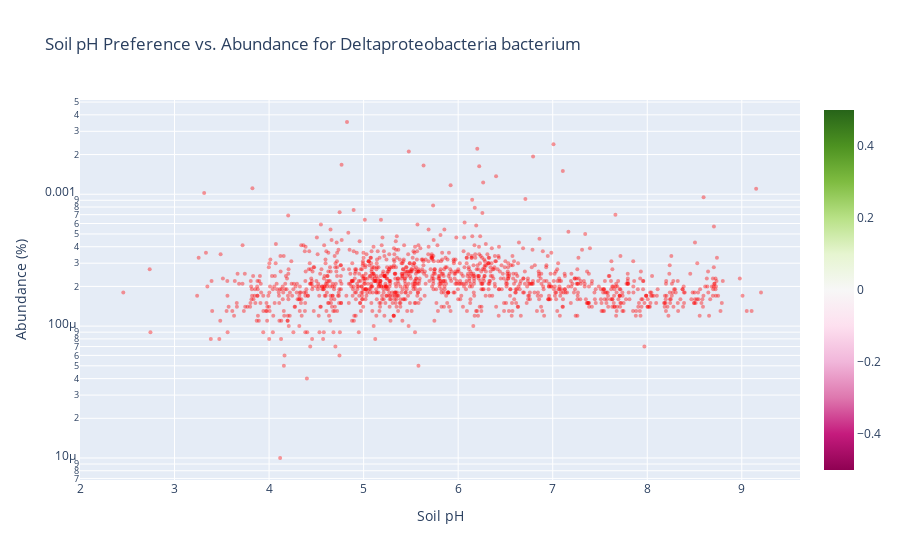

Notebook source saved alongside this figure:
### Code cell
import pandas as pd
import plotly.express as px
import plotly.graph_objects as go

# Paths to the data files
abundance_file_path = 'data/species_abundance_filt.csv'
organism_subset_file_path = 'data/organism_data_to_subset.csv'

# Load both files
df_abundance = pd.read_csv(abundance_file_path)
df_to_subset = pd.read_csv(organism_subset_file_path)

# Specify the target species name
species_name = "Deltaproteobacteria bacterium"

# Check and print pH preference before merging
species_pH_pref = df_to_subset[df_to_subset['Species of interest'] == species_name]['pH_preference']
if not species_pH_pref.empty:
    print(f"pH Preference for {species_name}: {species_pH_pref.values[0]}")
else:
    print(f"pH Preference for {species_name} not found.")

# Merge data on species name to include 'percentage' from abundance data
merged_data = pd.merge(
    df_to_subset, df_abundance, 
    left_on='Species of interest', right_on='name', 
    how='inner'
)

# Filter for the target species
single_species_obs = merged_data[merged_data['Species of interest'] == species_name]

# Check for 'percentage' column and plot with density heatmap
if 'soilInWaterpH' in single_species_obs.columns and 'percentage' in single_species_obs.columns:
    # Create a density heatmap for concentration of points
    heatmap = px.density_heatmap(
        single_species_obs,
        x='soilInWaterpH',
        y='percentage',
        nbinsx=30,  # Adjust the number of bins for resolution
        nbinsy=30,
        color_continuous_scale="Viridis",
        labels={'soilInWaterpH': 'Soil pH', 'percentage': 'Abundance (%)'}
    )

    # Add scatter points on top of the heatmap
    scatter = go.Scatter(
        x=single_species_obs['soilInWaterpH'],
        y=single_species_obs['percentage'],
        mode='markers',
        marker=dict(size=4, color='rgba(255, 0, 0, 0.4)'),
        name="Observations"
    )

    # Convert heatmap data to a list and combine with scatter plot
    fig = go.Figure(data=list(heatmap.data) + [scatter])

    # Set plot title
    fig.update_layout(
        title=f"Soil pH Preference vs. Abundance for {species_name}",
        xaxis_title="Soil pH",
        yaxis_title="Abundance (%)",
        yaxis_type="log"  # Logarithmic scale for y-axis
    )

    fig.show()

### Figure 1 — Plotly figure (JSON) as saved in the notebook; plotly's stock layout.template omitted (floating-point values rounded to 4 significant figures; data arrays with more than 128 entries replaced by an {"elided": "..."} marker saying what was removed)
{"data": [{"coloraxis": "coloraxis", "hovertemplate": "Soil pH=%{x}<br>Abundance (%)=%{y}<br>count=%{z}<extra></extra>", "name": "", "nbinsx": 30, "nbinsy": 30, "type": "histogram2d", "x": {"elided": "1357 float values"}, "xaxis": "x", "xbingroup": "x", "y": {"elided": "1357 float values"}, "yaxis": "y", "ybingroup": "y"}, {"marker": {"color": "rgba(255, 0, 0, 0.4)", "size": 4}, "mode": "markers", "name": "Observations", "type": "scatter", "x": {"elided": "1357 float values"}, "y": {"elided": "1357 float values"}}], "layout": {"title": {"text": "Soil pH Preference vs. Abundance for Deltaproteobacteria bacterium"}, "xaxis": {"title": {"text": "Soil pH"}}, "yaxis": {"title": {"text": "Abundance (%)"}, "type": "log"}}}
